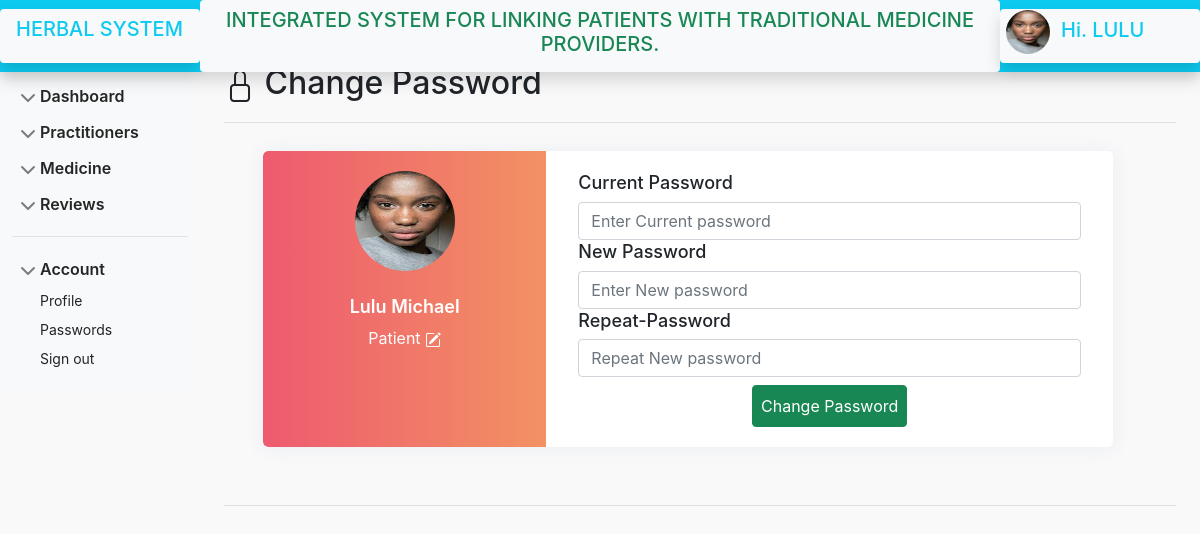
The page /patients/Passwords.php (signed in) on the database its author committed.
### tables this page shows
CREATE TABLE `patients` (
  `id` int(50) NOT NULL AUTO_INCREMENT,
  `fname` varchar(50) NOT NULL,
  `lname` varchar(50) NOT NULL,
  `username` varchar(50) NOT NULL,
  `password` varchar(50) NOT NULL,
  `email` varchar(255) NOT NULL,
  `phone` int(255) NOT NULL,
  `profile` varchar(255) NOT NULL,
  `joined_on` date NOT NULL DEFAULT current_timestamp(),
  `address` varchar(255) NOT NULL,
  PRIMARY KEY (`id`)
);

### patients/Passwords.php (the view, shortened to what this page needs)
<?php  include "../includes/database.php";
if(isset($_SESSION['patient'])){
    $user = $_SESSION['patient'];
}else{
    header('Location:../login.php?msg=Session has ended ! Please re-login');
}
?>
<?php
    $sql = "SELECT * FROM `patients` WHERE `username`= '$user'";
    $query = mysqli_query($conn,$sql);
    $row = mysqli_fetch_assoc($query);
    if($row){
        $fname = $row['fname'];
        $lname = $row['lname'];
        $image = $row['profile'];
    }
?>
<!doctype html>
<html lang="en">
<head>
    <link href="../css/bootstrap.css" rel="stylesheet">
    <link rel="stylesheet" href="profile.css">
    <link rel="stylesheet" href="https://cdn.jsdelivr.net/npm/bootstrap-icons@1.8.2/font/bootstrap-icons.css">
    <link href="https://cdnjs.cloudflare.com/ajax/libs/font-awesome/5.13.0/css/all.min.css" rel="stylesheet">
    <link rel="stylesheet" href="sidebar.css">
</head>
<body>
<?php include '../includes/pat_header.php';?>
    <div class="container-fluid ">
        <div class="row pt-4 ">
        <?php include '../includes/patnavbar.php';?>
            <main class="col-md-9 ms-sm-auto col-lg-10 px-md-4 pt-4">
                <div
                    class="d-flex justify-content-between flex-wrap flex-md-nowrap align-items-center pt-3 pb-2 mb-3 border-bottom">
                    <h1 class="h2"><i class="bi bi-lock"></i> Change Password</h1>
                </div>
                <div class="container p-0" id="page-content">
                    <div class="row container p-2 d-flex justify-content-center">
                        <div class="col-lg-11 col-md-12 p-1">
                            <div class="card user-card-full">
                                <div class="row m-l-0 m-r-0">
                                    <div class="col-sm-4 bg-c-lite-green user-profile">
                                        <div class="card-block text-center text-white">
                                            <div class="m-b-25">
                                                <img src="../upload/<?php echo $image; ?>"
                                                    class="img-radius rounded-circle" alt="User-Profile-Image"
                                                    height="100px" width="100px">
                                            </div>
                                            <h6 class="f-w-600"><?php echo $fname;echo ' ';echo $lname; ?></h6>
                                            <p>Patient <i class="bi bi-pencil-square"></i>
                                            </p>
                                        </div>
                                    </div>
                                    <div class="col-sm-8">
                                        <div class="card-block">
                                            <form action="" method="POST">
                                                <div class="form-group">
                                                    <label for="">
                                                        <h6>Current Password</h6>
                                                    </label>
                                                    <input type="password" name="cpass" id="" class="form-control"
                                                        placeholder="Enter Current password" aria-describedby="helpId"
                                                        required>
                                                </div>
                                                <div class="form-group">
                                                    <label for="">
                                                        <h6>New Password</h6>
                                                    </label>
                                                    <input type="password" name="npass" id="" class="form-control"
                                                        placeholder="Enter New password" aria-describedby="helpId"
                                                        required>
                                                </div>
                                                <div class="form-group">
                                                    <label for="">
                                                        <h6>Repeat-Password</h6>
                                                    </label>
                                                    <input type="password" name="rpass" id="" class="form-control"
                                                        placeholder="Repeat New password" aria-describedby="helpId"
                                                        required>
                                                </div>
                                                <div class="text-center">
                                                    <button type="submit" name="change"
                                                        class="btn btn-success p-2 mt-2">Change Password</button>
                                                </div>
                                            </form>
                                        </div>
                                    </div>
                                </div>
                            </div>
                        </div>
                    </div>
                </div>
                <li class="list-unstyled border-top my-3"></li>
            </main>
        </div>
    </div>
</body>
</html>

### includes/pat_header.php (shortened to what this page needs)
<header class="navbar fixed-top bg-info flex-md-nowrap p-0 shadow">
        <a class="navbar-brand col-md-3 col-lg-2 me-0 px-3 py-2 bg-light text-info shadow rounded" href="#">
            <h5 style="height: 38px;margin: 0;">HERBAL SYSTEM</h5>
        </a>
        <div class="p-2 text-center d-none d-md-block text-success rounded bg-light">
            <marquee behavior="" direction="">
            <h5>INTEGRATED SYSTEM FOR LINKING PATIENTS WITH TRADITIONAL MEDICINE PROVIDERS.</h5>
            </marquee>
        </div>
        <?php
            include 'database.php';
            $user = $_SESSION['patient'];
            $img_sql = "SELECT `profile` FROM `patients` WHERE `username`='$user'";
            $img_query = mysqli_query($conn,$img_sql);
            $img_data = mysqli_fetch_assoc($img_query);
            $img = $img_data['profile'];
        ?>
        <div class="col-2 d-flex d-none d-sm-block bg-light text-info shadow rounded" style="padding: 1px;">
            <h5> &nbsp;<img src="../upload/<?php echo $img;?>"
               height="44px" width="44px" class="rounded-circle" alt="">&nbsp;&nbsp;Hi.
                <?php echo strtoupper($user);?>
            </h5>
        </div>
    </header>

### patients/profile.css (style rules this page uses)
body { font-family: -apple-system, BlinkMacSystemFont, 'Segoe UI', Roboto, Oxygen, Ubuntu, Cantarell, 'Open Sans', 'Helvetica Neue', sans-serif; background-color: #f9f9fa }
.user-card-full { overflow: hidden; }
.card { border-radius: 5px; -webkit-box-shadow: 0 1px 20px 0 rgba(69,90,100,0.08); box-shadow: 0 1px 20px 0 rgba(69,90,100,0.08); border: none; margin-bottom: 30px; }
.m-r-0 { margin-right: 0px; }
.m-l-0 { margin-left: 0px; }
.user-card-full .user-profile { border-radius: 5px 0 0 5px; }
.bg-c-lite-green { background: -webkit-gradient(linear, left top, right top, from(#f29263), to(#ee5a6f)); background: linear-gradient(to right, #ee5a6f, #f29263); }
.card-block { padding: 1.25rem; }
.m-b-25 { margin-bottom: 25px; }
.img-radius { border-radius: 5px; }
h6 { font-size: 18px; }
.card .card-block p { line-height: 25px; }
.f-w-600 { font-weight: 600; }

### patients/sidebar.css (style rules this page uses)
body { font-family: -apple-system, BlinkMacSystemFont, 'Segoe UI', Roboto, Oxygen, Ubuntu, Cantarell, 'Open Sans', 'Helvetica Neue', sans-serif; min-height: 100vh; min-height: -webkit-fill-available; }
html { height: -webkit-fill-available; }
.bi { vertical-align: -.125em; pointer-events: none; fill: currentColor; }

### rows shown on the page
patients: profile (picture), fname "Lulu", lname "Michael"

### other values the page prints
$user "LULU"
